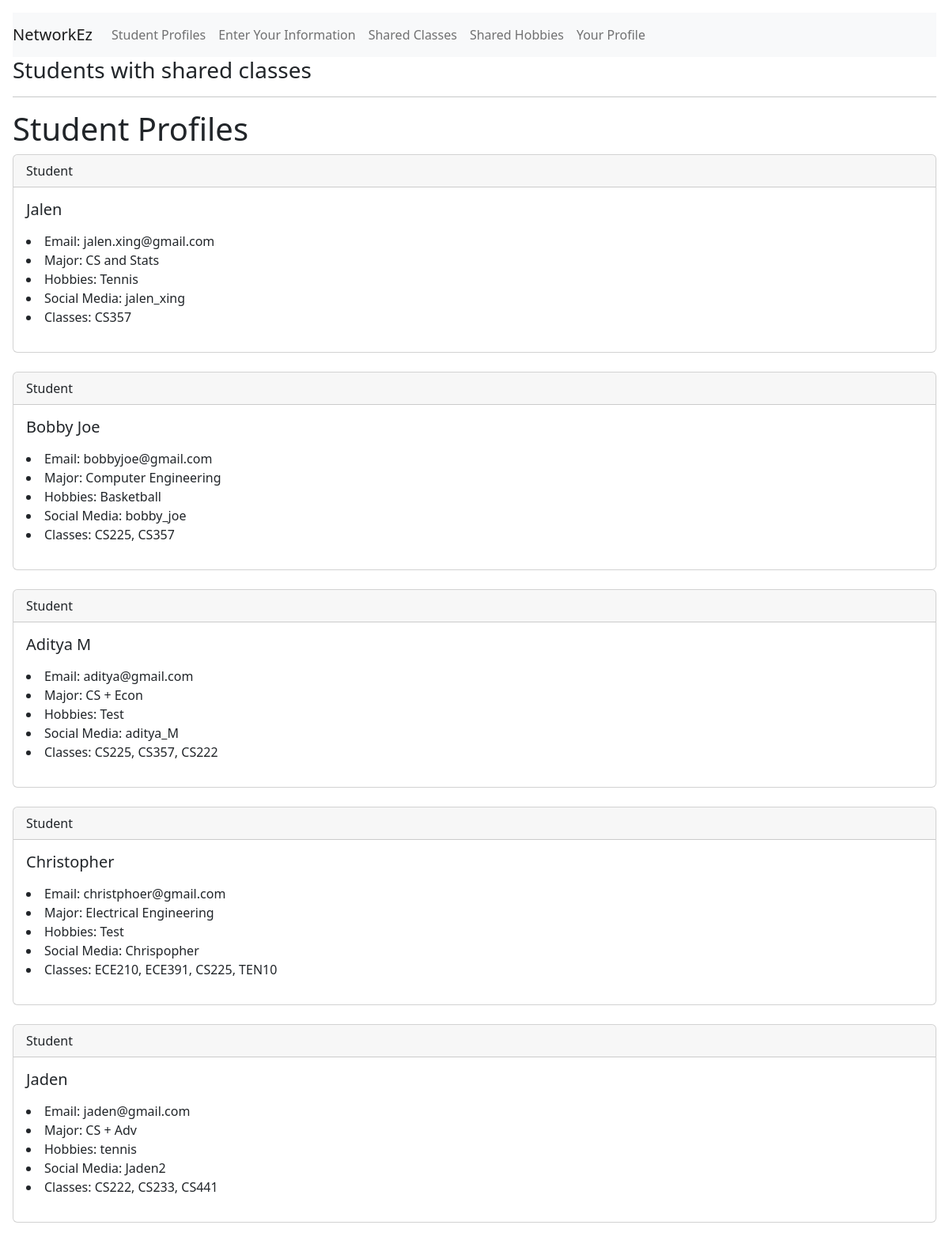
/filtered_profiles/, run on the app's committed database.
### app/models.py (models this page shows)
class Student(models.Model):
    name = models.CharField(max_length=150, null=True)
    major = models.CharField(max_length=150, null=True)
    hobbies = models.CharField(max_length=300, null=True)
    classes = models.CharField(max_length=150, null=True)
    social_media = models.CharField(max_length=300, null=True)
    email = models.CharField(max_length=300, null=True)

### app/views.py (the view)
# urls.py: path('filtered_profiles/', v.filterStudentProfile, name= "filtered_profiles"),
def filterStudentProfile(response):
    student_list = Student.objects.all()
    user_list = UserStudent.objects.all()
    match_class = user_list[0].classes.split(",")
    temp = []
    for student in student_list:
        for class_ in match_class:
            if class_.strip().upper() in student.classes:
                temp.append(student)
                break
    return render(response, 'register/filtered_profiles.html', {'student_list': temp})

### app/templates/register/filtered_profiles.html (shortened to what this page needs)
<!doctype html>
<html lang="en">
  <head>
    <link href="https://cdn.jsdelivr.net/npm/bootstrap@5.2.2/dist/css/bootstrap.min.css" rel="stylesheet">
    <link href="https://getbootstrap.com/docs/5.2/assets/css/docs.css" rel="stylesheet">
  </head>
  <body class="p-3 m-0 border-0 bd-example">
<nav class="navbar navbar-expand-lg navbar-light bg-light">
    <a class="navbar-brand" href="#">NetworkEz</a>
    <div class="collapse navbar-collapse" id="navbarNav">
      <ul class="navbar-nav">
        <li class="nav-item active">
          <a class="nav-link" href="{% url 'profiles' %}"> Student Profiles </a>
        </li>
        <li class="nav-item">
          <a class="nav-link" href="{% url 'home' %}">Enter Your Information</a>
        </li>
        <li class="nav-item">
            <a class="nav-link" href="{% url 'filtered_profiles' %}">Shared Classes</a>
          </li>
          <li class="nav-item">
            <a class="nav-link" href="{% url 'filtered_hobbies' %}">Shared Hobbies</a>
          </li>
          <li class="nav-item">
            <a class="nav-link" href="{% url 'your_profile' %}">Your Profile</a>
          </li>
      </ul>
    </div>
  </nav>
<h3>Students with shared classes</h3>
<hr>
<!doctype html>
<html lang="en">
  <head>
    <link href="https://cdn.jsdelivr.net/npm/bootstrap@5.2.2/dist/css/bootstrap.min.css" rel="stylesheet">
    <link href="https://getbootstrap.com/docs/5.2/assets/css/docs.css" rel="stylesheet">
  </head>
  <body class="p-3 m-0 border-0 bd-example">
<h1> Student Profiles </h1>
{% for student in student_list %}
<div class="card">
    <div class="card-header">
        Student
    </div>
    <div class="card-body">
        <h5 class="card-title">{{ student.name }}</h5>
        <p class="card-text">
        <li>Email: {{ student.email }} </li>
        <li>Major: {{ student.major }} </li>
        <li>Hobbies: {{ student.hobbies }} </li>
        <li>Social Media: {{ student.social_media }} </li>
        <li>Classes: {{ student.classes }} </li>
        </p>
    </div>
</div>
<br/>
{% endfor %}
  </body>
</html>

### data on the page
Student: name "Jalen", email "jalen.xing@gmail.com", major "CS and Stats", hobbies "Tennis", social_media "jalen_xing", classes "CS357"
Student: name "Bobby Joe", email "bobbyjoe@gmail.com", major "Computer Engineering", hobbies "Basketball", social_media "bobby_joe", classes "CS225, CS357"
Student: name "Aditya M", email "aditya@gmail.com", major "CS + Econ", hobbies "Test", social_media "aditya_M", classes "CS225, CS357, CS222"
Student: name "Christopher", email "christphoer@gmail.com", major "Electrical Engineering", hobbies "Test", social_media "Chrispopher", classes "ECE210, ECE391, CS225, TEN10"
Student: name "Jaden", email "jaden@gmail.com", major "CS + Adv", hobbies "tennis", social_media "Jaden2", classes "CS222, CS233, CS441"
